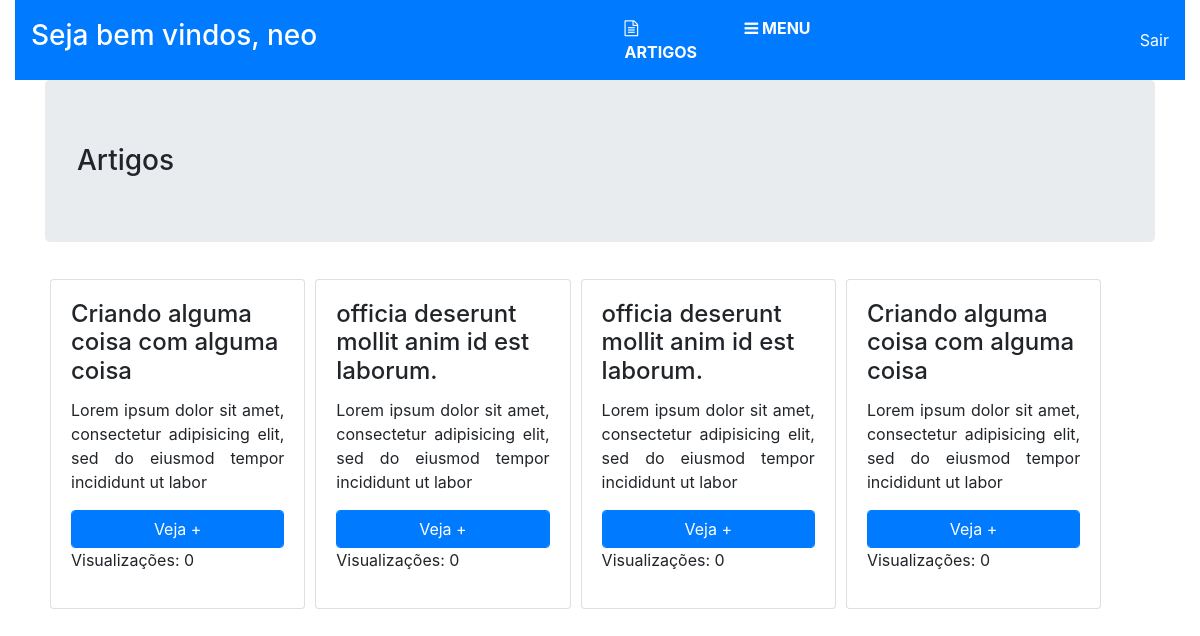
Page /index.php?page=artigos (signed in) on the committed database.
### tables this page shows
CREATE TABLE `menu` (
  `id` int(11) NOT NULL,
  `titulo` varchar(50) NOT NULL,
  `url` varchar(100) NOT NULL,
  `status` enum('ativo','inativo') NOT NULL,
  `icon` varchar(20) NOT NULL
);

CREATE TABLE `artigos` (
  `id` int(11) NOT NULL,
  `titulo` varchar(100) NOT NULL,
  `conteudo` text NOT NULL,
  `views` int(11) NOT NULL
);

### index.php (the view, shortened to what this page needs)
<?php
	require("config.php");
	if($_SESSION['user']){
		$user = $_SESSION['user'];
	}else{
		header('location:login.php');
	}
?>
<!DOCTYPE html>
<html lang="pt-br">
<head>
	<link rel="stylesheet" type="text/css" href="css/font-awesome.min.css">
	<link rel="stylesheet" href="https://stackpath.bootstrapcdn.com/bootstrap/4.1.3/css/bootstrap.min.css">
</head>
<body>
<nav class="navbar navbar-dark bg-primary">
 <h3>Seja bem vindos, <?php echo $user;?></h3>
 <nav>
 <ul class="nav">
	<?php
		$sql = "SELECT * FROM menu WHERE status = 'ativo'";
		$query = mysqli_query($conexao, $sql);
		$m = array();
		while($menus = mysqli_fetch_assoc($query)){
			echo "<li class='nav-item'>
		             <a class='nav-link' href='?page=".$menus['url']."'><i class='".$menus['icon']."'></i> ".strtoupper($menus['titulo'])."</a>
		  	      </li>";
		  	array_push($m, $menus['titulo']);
		}
	?>
</ul>
</nav>
<a style="color: white; float:right" href="?sair">Sair</a>
</nav>
	<div class="container">
		<?php
			if(isset($_REQUEST['page'])){
				foreach ($m as $ms) {
					if($_REQUEST['page'] == $ms){
						include('pages/'.$ms.'.php');
					}
				}
			}else{
				include('pages/home.php');
		    }
		?>
	</div>
</body>
</html>

### pages/artigos.php (shortened to what this page needs)
<!DOCTYPE html>
<html lang="en">
<head>
</head>
<body class="container-fluid">
	<div>
		<h3 class="jumbotron">Artigos</h3>
		<?php
		$sql = "SELECT * FROM artigos";
		$query = mysqli_query($conexao, $sql);
		while($artigos = mysqli_fetch_assoc($query)){
			echo '
				<div class="card">
				  <div class="card-body">
				    <h4 class="card-title">'.$artigos['titulo'].'</h4>
				    <p class="card-text text-justify">'.substr($artigos['conteudo'], 0, 100).'</p>
				    <a href="?idArtigo='.$artigos['id'].'" class="btn btn-primary form-control">Veja +</a>
				    <p>
				    <span class="card-link"> Visualizações: '.$artigos['views'].'</span>
				  </div>
				</div>
			';
		}
		?>
	</div>
</body>
</html>

### index.php (style rules this page uses)
.nav-link { width: 120px; color:#fff; font-weight: 700 }
nav h3 { color: #fff }

### pages/artigos.php (style rules this page uses)
.card { width: 23%; float: left; margin: 5px 5px; }

### rows in the picture
menu: titulo "ARTIGOS"
menu: titulo "MENU"
artigos: titulo "Criando alguma coisa com alguma coisa", conteudo "Lorem ipsum dolor sit amet, consectetur adipisicing elit, sed do eiusmod tempor incididunt ut labor", views "0"
artigos: titulo "officia deserunt mollit anim id est laborum.", conteudo "Lorem ipsum dolor sit amet, consectetur adipisicing elit, sed do eiusmod tempor incididunt ut labor", views "0"
artigos: titulo "officia deserunt mollit anim id est laborum.", conteudo "Lorem ipsum dolor sit amet, consectetur adipisicing elit, sed do eiusmod tempor incididunt ut labor", views "0"
artigos: titulo "Criando alguma coisa com alguma coisa", conteudo "Lorem ipsum dolor sit amet, consectetur adipisicing elit, sed do eiusmod tempor incididunt ut labor", views "0"

### other values in the picture
$user "neo"
